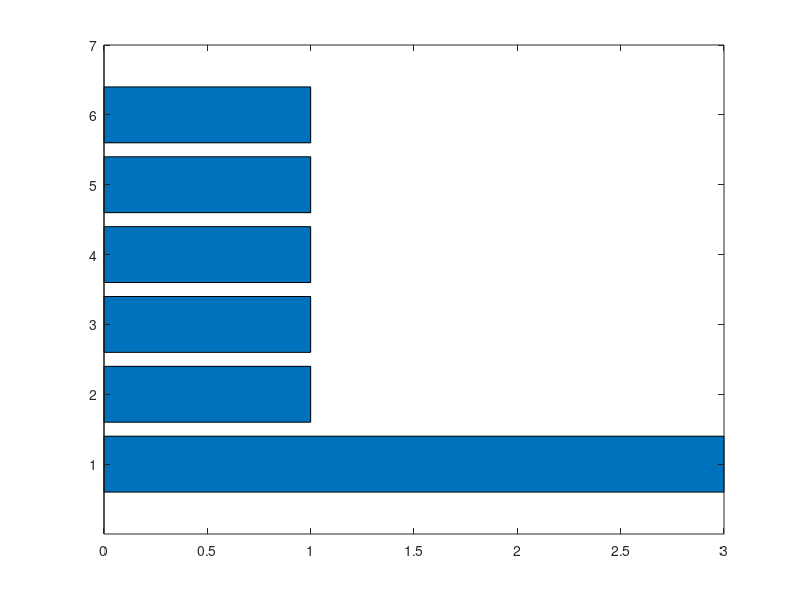

The MATLAB source for this figure: (Note: this script raises an error after producing the figure.)
%% CATEGORY 3: LOCAL SAFETY AND COMMUNITY RESOURCES

% Number of sources listed for each topic in the proposal.
% These counts measure research coverage, NOT safety or crime levels.

topics = [
    "Wildlife Crossings and Road Safety"
    "Police Department"
    "Sexual Assault Reporting"
    "Public Records Requests"
    "Government Audit"
    "Visitor Information"
];

sourceCounts = [3, 1, 1, 1, 1, 1];

figure;
barh(sourceCounts);

yticks(1:length(topics));
yticklabels(topics);

title('Local Safety Research: Sources by Topic');
xlabel('Number of Sources Listed');
ylabel('Local Safety Topic');

grid on;

% The three wildlife-crossing sources are:
% NMDOT, Wildlands Network, and KRQE.
%
% The remaining counts represent individual sources
% listed in the project proposal.
%
% This graph measures the distribution of research sources.
% It does not measure crime, danger, or project effectiveness.
